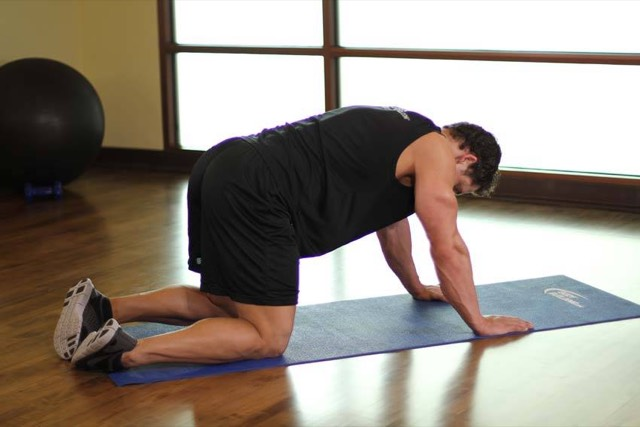
#> input picture App/Strength/Media/Images/All_Fours_Quad_Stretch_0.jpg, 640 x 427 px
$ python prepare_background.py ../../App/Strength/Media/Images/All_Fours_Quad_Stretch_0.jpg ../../App/Strength/Media/Images/Alternate_Incline_Dumbbell_Curl_1.jpg 1.0
#> lines starting #> are read from the running program, lines starting #| are printed output that depends on the picture
import sys
from PIL import Image, ImageOps

SIZE = 454
LEVELS = 16
STEP = 4


def prepare(source, target, center_y):
#> called with center_y = 1
    image = Image.open(source).convert("L")
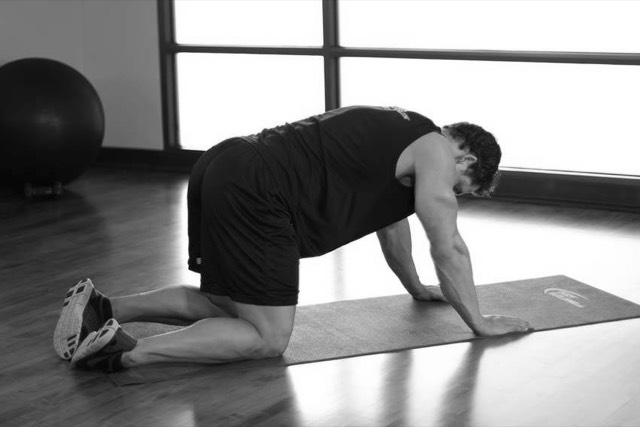
#> image: PIL image 640x427 L; min 2, max 255, mean 139.8
    image = ImageOps.fit(image, (SIZE, SIZE), Image.LANCZOS, centering=(0.5, center_y))
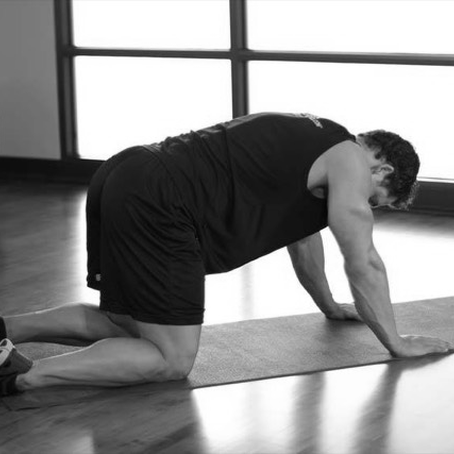
#> image: PIL image 454x454 L; min 1, max 255, mean 142.9
    image = ImageOps.autocontrast(image, cutoff=1)
    top = (LEVELS - 1) * STEP
    image = image.point(lambda p: round(p * top / 255 / STEP) * STEP)
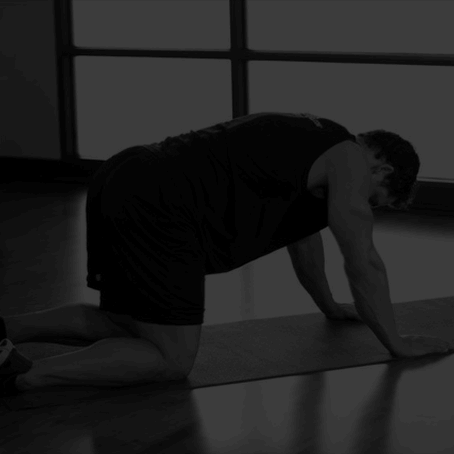
#> image: PIL image 454x454 L; min 0, max 60, mean 32.1
    image.convert("RGB").save(target)


if __name__ == "__main__":
    if len(sys.argv) < 3:
        sys.exit("uso: prepare_background.py <foto> <saida.png> [centro_vertical=0.4]")
    prepare(sys.argv[1], sys.argv[2], float(sys.argv[3]) if len(sys.argv) > 3 else 0.4)

$ run again, on App/Strength/Media/Images/Alternating_Kettlebell_Row_1.jpg
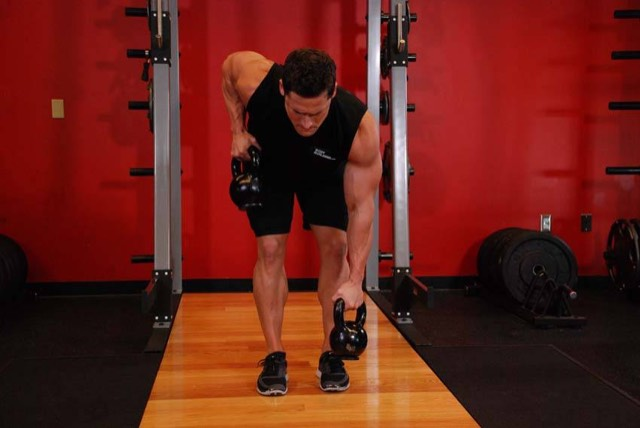
#> input picture App/Strength/Media/Images/Alternating_Kettlebell_Row_1.jpg, 640 x 428 px
#> in prepare, `image = ImageOps.autocontrast(image, cutoff=1)`:
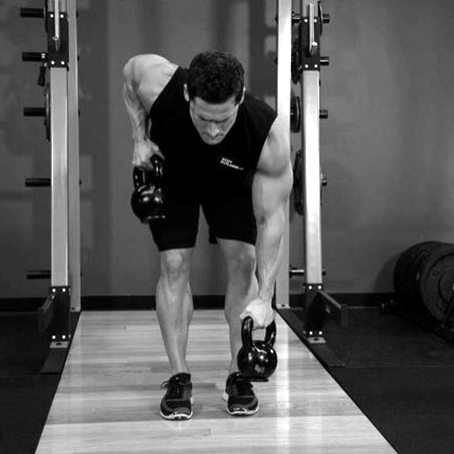
#> image: PIL image 454x454 L; min 0, max 255, mean 89.2
#> in prepare, `image = image.point(lambda p: round(p * top / 255 / STEP) * STEP)`:
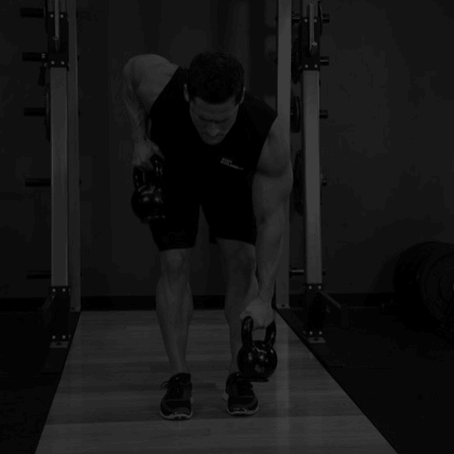
#> image: PIL image 454x454 L; min 0, max 60, mean 21

$ run again, on App/Strength/Media/Images/Alternating_Renegade_Row_0.jpg
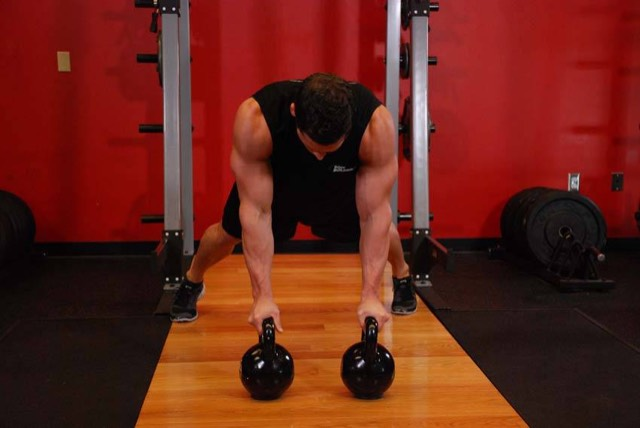
#> input picture App/Strength/Media/Images/Alternating_Renegade_Row_0.jpg, 640 x 428 px
#> in prepare, `image = ImageOps.autocontrast(image, cutoff=1)`:
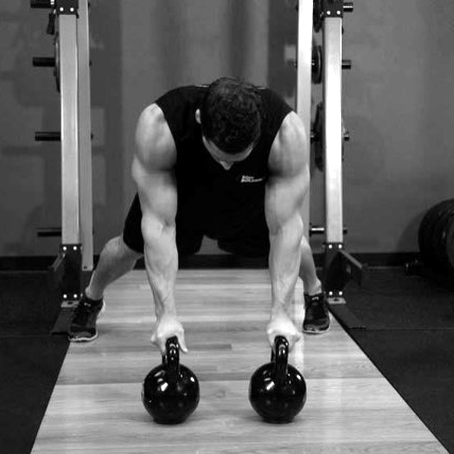
#> image: PIL image 454x454 L; min 0, max 255, mean 95
#> in prepare, `image = image.point(lambda p: round(p * top / 255 / STEP) * STEP)`:
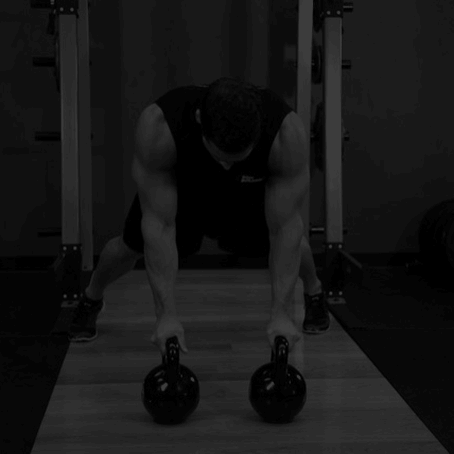
#> image: PIL image 454x454 L; min 0, max 60, mean 22.4

$ run again, on App/Strength/Media/Images/Ankle_Circles_1.jpg
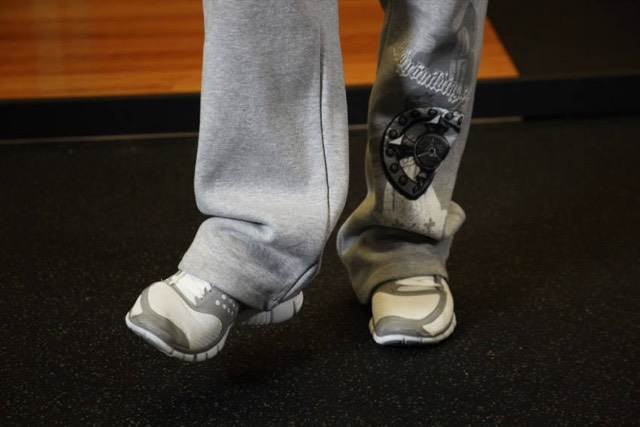
#> input picture App/Strength/Media/Images/Ankle_Circles_1.jpg, 640 x 427 px
#> in prepare, `image = ImageOps.autocontrast(image, cutoff=1)`:
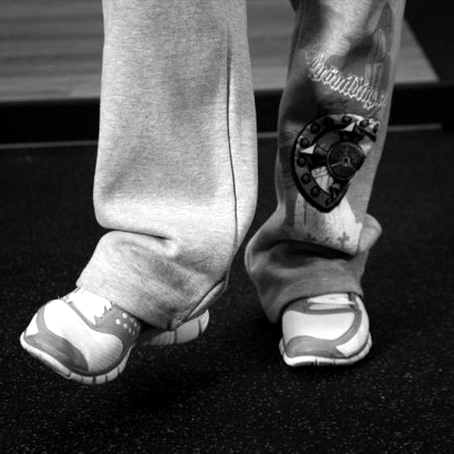
#> image: PIL image 454x454 L; min 0, max 255, mean 79.9
#> in prepare, `image = image.point(lambda p: round(p * top / 255 / STEP) * STEP)`:
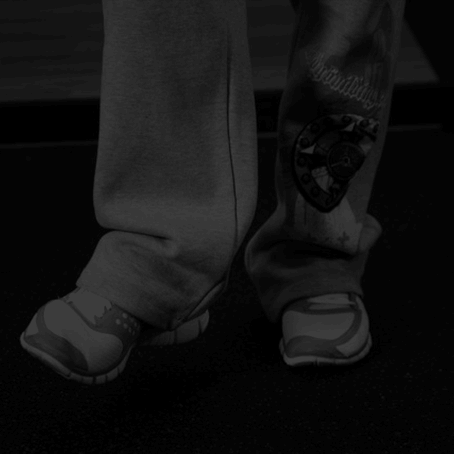
#> image: PIL image 454x454 L; min 0, max 60, mean 18.8
